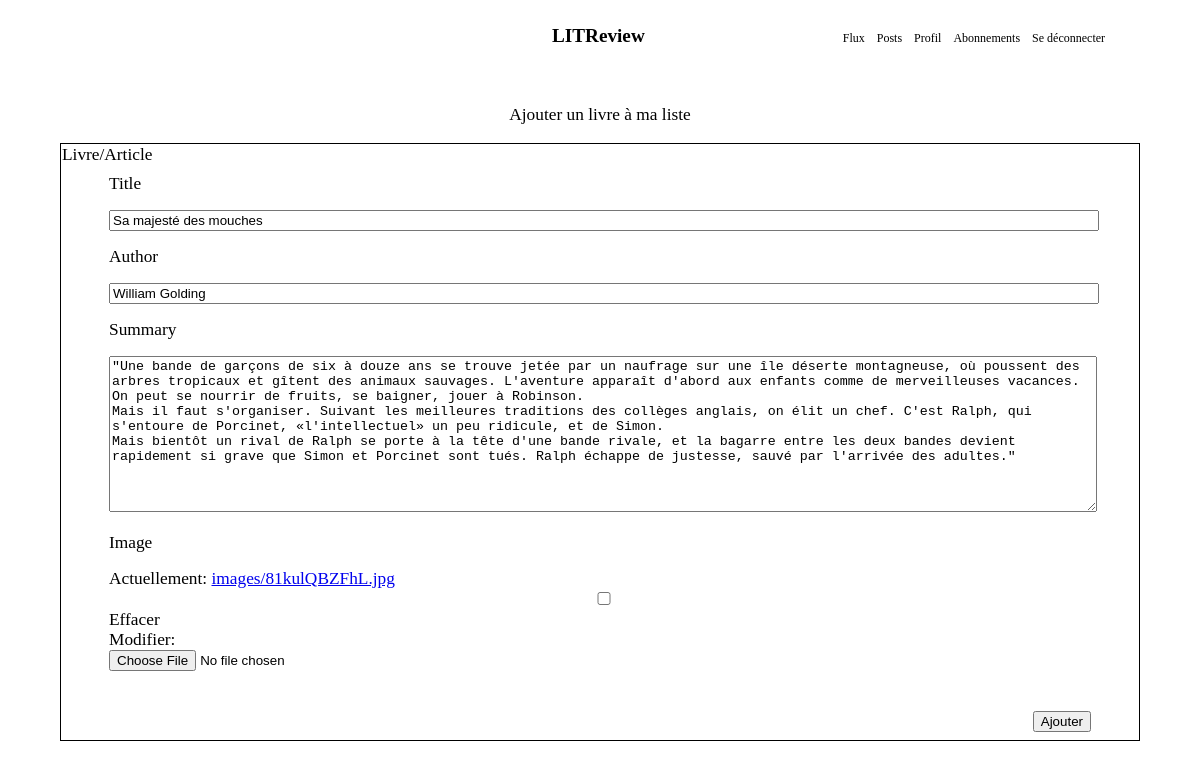
The app's page /profil/modifier-liste/4 (signed in) with its own data.
### profil/models.py (models this page shows)
class Book(models.Model):
	title = models.CharField(max_length=128)
	author = models.CharField(max_length=128)
	summary = models.TextField(max_length=2048, blank=True)
	image = models.ImageField(null=True, blank=True, upload_to="images/")
	user = models.ForeignKey(to=settings.AUTH_USER_MODEL, on_delete=models.CASCADE)
	ticket_id = models.IntegerField(blank=True)
	time_created = models.DateTimeField(auto_now_add=True)

### profil/views.py (the view)
# urls.py: path("modifier-liste/<book_id>", views.update_book, name="update_book"),
@login_required
def update_book(request, book_id):
	book = Book.objects.get(pk=book_id)
	form = BookForm(request.POST or None, request.FILES or None, instance=book)
	if form.is_valid():
		form.save()
		return redirect("profil")
	return render(request, "profil/book.html", {"form": form })

### feed/forms.py
class BookForm(forms.ModelForm):
    class Meta:
        model = Book
        fields = ["title", "author", "summary", "image"]

### templates/profil/book.html (shortened to what this page needs)
{% extends '../navigation.html' %}
{% block profil %}
<head>
  {% load static %}
  <link rel="stylesheet" type="text/css" href="{% static 'feed/style.css' %}">
</head>
<p class=headline>Ajouter un livre à ma liste</p>
<form method="post" enctype="multipart/form-data">
	<table class="form-table">
		<td>Livre/Article</td>
		<tr><td class="form-content">{{ form.title.label }}</td></tr>
		<tr><td class="form-content">{{ form.title }}</td></tr>
		<tr><td class="form-content">{{ form.author.label }}</td></tr>
		<tr><td class="form-content">{{ form.author }}</td></tr>
		<tr><td class="form-content">{{ form.summary.label }}</td></tr>
		<tr><td class="form-content">{{ form.summary }}</td></tr>
		<tr><td class="form-content">{{ form.image.label }}</td></tr>
		<tr><td class="form-content">{{ form.image }}</td></tr>
		<tr>
			<td class="input-submit"><input type="submit" name="submit" value="Ajouter"></td>
	    </tr>
	</table>
</form>
{% endblock %}

### static/style.css (style rules this page uses)
body, html { margin: 0; color: black; font-size: 13pt; font-family: 'montserrat'; }

### static/feed/style.css (style rules this page uses)
.headline { text-align: center; padding-top: 2vh; }
.form-table, .show-ticket, .ticket-block { margin-left: auto; margin-right: auto; border-collapse: collapse; border: black solid 1px; width: 90vw; }
.review-form, .form-table { margin-bottom: 10vh; }
.input-submit, .button-block { text-align: right; }
.form-content, .input-submit, .button-block { padding-bottom: 1vh; padding-right: 4vw; padding-left: 4vw; padding-top: 1vh; }
.input-submit { padding-top: 4vh; }
.form-content input, .form-content textarea { width: 100%; }

### records on screen
Book: title "Sa majesté des mouches", author "William Golding", summary "\"Une bande de garçons de six à douze ans se trouve jetée par un naufrage sur une île déserte montagneuse, où poussent des arbres tropicaux et gîtent des animaux sauvages. L'aventure apparaît d'abord aux enfants comme de merveilleuses vacances. On peut se nourrir de fruits, se baigner, jouer à Robinson. Mais il faut s'organiser. Suivant les meilleures traditions des collèges anglais, on élit un chef. C'est Ralph, qui s'entoure de Porcinet, «l'intellectuel» un peu ridicule, et de Simon. Mais bientôt un rival de Ralph se porte à la tête d'une bande rivale, et la bagarre entre les deux bandes devient rapidement si grave que Simon et Porcinet sont tués. Ralph échappe de justesse, sauvé par…"
